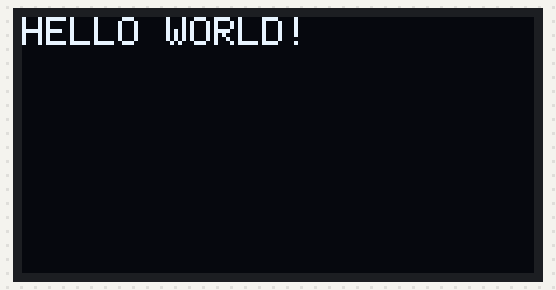
Simulated run of this sketch. Board: Arduino Uno, built with avr-gcc and run on an emulated ATmega328P. Shown: 128×64 one-colour display.

Above: at 0.1 s.
At 2.1 s:
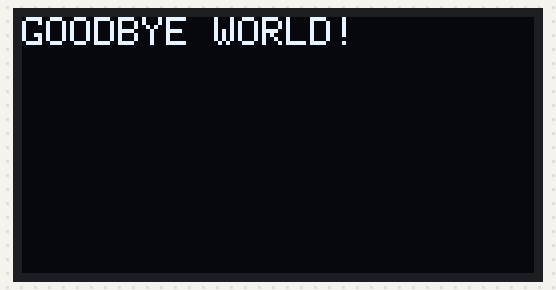

Measured:
- what the display in image 1 shows lasts 2.0 s, from 2.1 s to 4.1 s

The sketch:

OLEDtesting.ino
```cpp
#include <Adafruit_GFX.h>
#include <Adafruit_SSD1306.h>

const int SCREEN_WIDTH = 128;
const int SCREEN_HEIGHT = 64;

const int OLED_MOSI = 9;
const int OLED_CLK = 10;
const int OLED_DC = 11;
const int OLED_CS = 12;
const int OLED_RST = 13;

Adafruit_SSD1306 display(SCREEN_WIDTH, SCREEN_HEIGHT,
  OLED_MOSI, OLED_CLK, OLED_DC, OLED_RST, OLED_CS);

void setup() {
  // put your setup code here, to run once:
  Serial.begin(9600);
  display.begin(SSD1306_SWITCHCAPVCC);
}

void loop() {
  // put your main code here, to run repeatedly:

  display.clearDisplay();
  display.setTextSize(1.5);
  display.setTextColor(SSD1306_WHITE);
  display.setCursor(0, 0);
  display.println("HELLO WORLD!");
  display.display();
  delay(2000);

  display.clearDisplay();
  display.setTextSize(1.5);
  display.setTextColor(SSD1306_WHITE);
  display.setCursor(0, 0);
  display.println("GOODBYE WORLD!");
  display.display();
  delay(2000);

}
```
